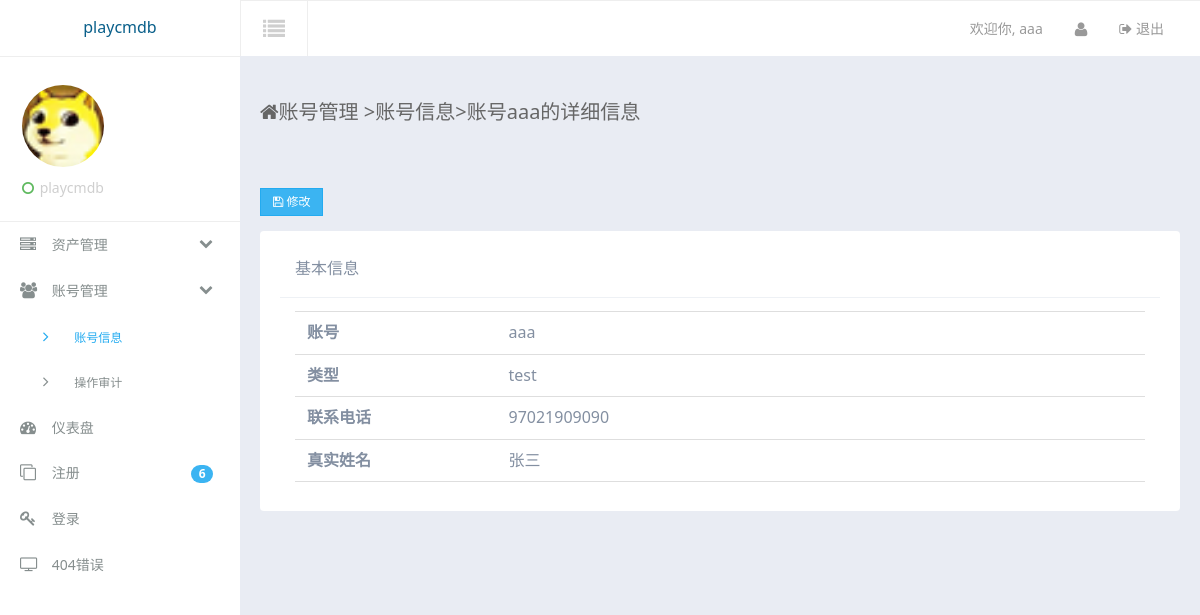
The app's page /accounts/info/ (signed in) with its own data.
### accounts/models.py (models this page shows, shortened)
class UserInfo(models.Model):
    username = models.CharField(max_length=50,verbose_name = u'用户名')
    password = models.CharField(max_length=50,verbose_name = u'密码')
    type = models.ForeignKey('UserType',verbose_name = u'用户类型')
    realname = models.CharField(max_length=20,verbose_name = u'真实姓名')
    telphone = models.CharField(max_length=12,verbose_name = u'用户电话')

class UserType(models.Model):
    typename= models.CharField(max_length=50,verbose_name = u'用户类型名称')
    def __unicode__(self):
        return self.typename

### accounts/views.py (the view)
@is_login_auth
def account_info(request):
    ret = {'UserInfoObj':None,'Side':None,'SideSub':None}
    ret['Side'] = 'accounts'
    ret['SideSub'] = 'info'
    UserInfoObj = UserInfo.objects.get(username=request.session.get('username',None))
    ret['UserInfoObj'] = UserInfoObj
    return render_to_response('accounts/info.html',ret)

### templates/accounts/info.html
{% extends "suit/base.html" %}
{% block content %}
<div class="container-fluid am-cf">
    <div class="row">
        <div class="am-u-sm-12 am-u-md-12 am-u-lg-9">
        	<div class="page-header-heading"><span class="am-icon-home page-header-heading-icon"></span>账号管理 <span class="c-gray en">&gt;</span>账号信息<span class="c-gray en">&gt;</span>账号{{ UserInfoObj.username }}的详细信息</div>
        </div>
    </div>
</div>
<div class="row-content am-cf">
                <div class="row am-cf">
                                <div class="am-u-sm-12 am-u-md-6 am-u-lg-6">
                                    <div class="am-form-group">
                                        <div class="am-btn-toolbar">
                                            <div class="am-btn-group am-btn-group-xs">
                                            	<a href="/accounts/editinfo/{{ UserInfoObj.username }}" class="am-btn am-btn-default am-btn-secondary" role="button"><span class="am-icon-save"></span> 修改</a>
                                            </div>
                                        </div>
                                    </div>
                                </div>
                    <div class="am-u-sm-12 am-u-md-12  am-u-lg-12">
                        <div class="widget am-cf">
                            <div class="widget-head am-cf">
                                <div class="widget-title am-fl">基本信息</div>
                            </div>
                            <div class="widget-body-md widget-body am-fr" >
							<ul class="am-list am-list-static">
							  <li><label class="am-u-sm-3 am-form-label">账号</label>{{ UserInfoObj.username }}</li>
							  <li><label for="user-email" class="am-u-sm-3 am-form-label">类型</label>{{ UserInfoObj.type }}</li>
							  <li><label for="user-email" class="am-u-sm-3 am-form-label">联系电话</label>{{ UserInfoObj.telphone }}</li>
							  <li><label for="user-email" class="am-u-sm-3 am-form-label">真实姓名</label>{{ UserInfoObj.realname }}</li>
							</ul>
                            </div>
                        </div>
                    </div>
                </div>
</div>
{% endblock %}

### templates/suit/base.html (shortened to what this page needs)
<!DOCTYPE html>
<html lang="en">
<head>
    <link rel="stylesheet" href="/static/assets/css/amazeui.min.css" />
    <link rel="stylesheet" href="/static/assets/css/amazeui.datatables.min.css" />
    <link rel="stylesheet" href="/static/assets/css/app.css">
</head>
<body data-type="widgets" class="theme-white">
    <div class="am-g tpl-g">
        <header>
            <div class="am-fl tpl-header-logo">
                <a href="javascript:;">playcmdb</a>
            </div>
            <div class="tpl-header-fluid">
                <div class="am-fl tpl-header-switch-button am-icon-list">
                </div>
                <div class="am-fr tpl-header-navbar">
                    <ul>
                        <li class="am-text-sm tpl-header-navbar-welcome">
                            <a href="javascript:;">欢迎你, <span>{{ UserInfoObj.username }}</span> </a>
                        </li>
                        <li class="am-dropdown" data-am-dropdown>
                            <a href="javascript:;" class="am-dropdown-toggle" data-am-dropdown-toggle>
                                <i class="am-icon-user"></i>
                            </a>
                        </li>
                        <li class="am-text-sm">
                            <a href="/accounts/logout/">
                                <span class="am-icon-sign-out"></span> 退出
                            </a>
                        </li>
                    </ul>
                </div>
            </div>
        </header>
        <div class="left-sidebar">
            <div class="tpl-sidebar-user-panel">
                <div class="tpl-user-panel-slide-toggleable">
                    <div class="tpl-user-panel-profile-picture">
                        <img src="/static/assets/img/favicon.ico" alt="">
                    </div>
                    <span class="user-panel-logged-in-text">
              		<i class="am-icon-circle-o am-text-success tpl-user-panel-status-icon"></i>
					playcmdb
          			</span>
                </div>
            </div>
            <ul class="sidebar-nav">
                <li class="sidebar-nav-link">
                    <a href="javascript:;" class="sidebar-nav-sub-title">
                        <i class="am-icon-server sidebar-nav-link-logo"></i> 资产管理
                        <span class="am-icon-chevron-down am-fr am-margin-right-sm "></span>
                    </a>
                </li>
                <li class="sidebar-nav-link">
                    <a href="javascript:;" class="sidebar-nav-sub-title">
                        <i class="am-icon-group sidebar-nav-link-logo"></i> 账号管理
                        <span class="am-icon-chevron-down am-fr am-margin-right-sm "></span>
                    </a>
                    <ul class="sidebar-nav sidebar-nav-sub" {% ifequal Side "accounts" %} style="display: block;"{% endifequal %}>
                        <li class="sidebar-nav-link">
                            <a href="/accounts/info/" {% ifequal SideSub "info" %} class="sub-active" {% endifequal %}>
                                <span class="am-icon-angle-right sidebar-nav-link-logo"></span> 账号信息
                            </a>
                        </li>
                        <li class="sidebar-nav-link">
                            <a href="/accounts/audit/" {% ifequal SideSub "audit" %} class="sub-active" {% endifequal %}>
                                <span class="am-icon-angle-right sidebar-nav-link-logo"></span> 操作审计
                            </a>
                        </li>
                    </ul>
                </li>
                <li class="sidebar-nav-link">
                    <a href="/dashboard/dashboard/"  {% ifequal Side "dashboard" %} class="active" {% endifequal %}>
                        <i class="am-icon-dashboard sidebar-nav-link-logo"></i> 仪表盘
                    </a>
                </li>
                <li class="sidebar-nav-link">
                    <a href="sign-up.html">
                        <i class="am-icon-clone sidebar-nav-link-logo"></i> 注册
                        <span class="am-badge am-badge-secondary sidebar-nav-link-logo-ico am-round am-fr am-margin-right-sm">6</span>
                    </a>
                </li>
                <li class="sidebar-nav-link">
                    <a href="login.html">
                        <i class="am-icon-key sidebar-nav-link-logo"></i> 登录
                    </a>
                </li>
                <li class="sidebar-nav-link">
                    <a href="404.html">
                        <i class="am-icon-tv sidebar-nav-link-logo"></i> 404错误
                    </a>
                </li>
            </ul>
        </div>
        <div class="tpl-content-wrapper">
			{% block content %}{% endblock %}
        </div>
    </div>
</body>
</html>

### static/assets/css/app.css (style rules this page uses)
ul, li { list-style: none; padding: 0; margin: 0; }
header { z-index: 1200; position: relative; }
.tpl-header-logo { width: 240px; height: 57px; display: table; text-align: center; position: relative; z-index: 1300; }
.tpl-header-logo a { display: table-cell; vertical-align: middle; }
.tpl-header-fluid { margin-left: 240px; height: 56px; padding-left: 20px; padding-right: 20px; }
.tpl-header-switch-button { margin-top: 0px; margin-bottom: 0px; float: left; color: #cfcfcf; margin-left: -20px; margin-right: 0; border: 0; border-radius: 0; padding: 0px 22px; font-size: 22px; line-height: 55px; }
.tpl-header-navbar { color: #fff; }
.tpl-header-navbar li { float: left; }
.tpl-header-navbar a { line-height: 56px; display: block; padding: 0 16px; position: relative; }
.sub-active { color: #fff!important; }
.left-sidebar { transition: all 0.4s ease-in-out; width: 240px; min-height: 100%; padding-top: 57px; position: absolute; z-index: 1104; top: 0; left: 0px; }
.tpl-sidebar-user-panel { padding: 22px; padding-top: 28px; }
.tpl-user-panel-profile-picture { border-radius: 50%; width: 82px; height: 82px; margin-bottom: 10px; overflow: hidden; }
.tpl-user-panel-profile-picture img { width: auto; height: 82px; vertical-align: middle; }
.tpl-user-panel-status-icon { margin-right: 2px; }
.user-panel-logged-in-text { display: block; color: #cfcfcf; font-size: 14px; }
.sidebar-nav { list-style-type: none; padding: 0; margin: 0; }
.sidebar-nav-sub { display: none; }
.sidebar-nav-sub .sidebar-nav-link { font-size: 12px; padding-left: 30px; }
.sidebar-nav-sub .sidebar-nav-link a { font-size: 12px; padding-left: 0; }
.sidebar-nav-sub .sidebar-nav-link-logo { margin-right: 8px; width: 20px; font-size: 16px; }
.sidebar-nav-link-logo-ico { margin-top: 5px; }
.sidebar-nav-link-logo { margin-right: 8px; width: 20px; font-size: 16px; }
.sidebar-nav-link { color: #fff; }
.sidebar-nav-link a { display: block; color: #868E8E; padding: 10px 17px; border-left: #282d2f 3px solid; font-size: 14px; cursor: pointer; }
.tpl-content-wrapper { transition: all 0.4s ease-in-out; position: relative; margin-left: 240px; z-index: 1101; min-height: 922px; border-bottom-left-radius: 3px; }
.container-fluid { margin-top: 0; margin-bottom: 0; padding: 40px 0; border-bottom: 0; padding-left: 20px; padding-right: 20px; }
.row { margin-right: -10px; margin-left: -10px; }
.page-header-heading { font-size: 20px; font-weight: 400; }
.widget { width: 100%; min-height: 148px; margin-bottom: 20px; border-radius: 0; position: relative; }
.widget-head { width: 100%; padding: 15px; }
.widget-title { font-size: 14px; }
.widget-body { padding: 13px 15px; width: 100%; }
.row-content { padding: 20px; }
.widget-body-md { height: 200px; }
.theme-white { background: #e9ecf3; }
.theme-white .sidebar-nav-sub .sidebar-nav-link-logo { margin-left: 10px; }
.theme-white .sub-active { color: #23abf0!important; }
.theme-white .widget-head { border-bottom: 1px solid #eef1f5; }
.theme-white .widget { padding: 10px 20px 13px; background-color: #fff; border-radius: 4px; color: #838FA1; }
.theme-white .widget-title { font-size: 16px; }
.theme-white .page-header-heading { color: #666; }
.theme-white .sidebar-nav-link a { border-left: #fff 3px solid; }
.theme-white .tpl-sidebar-user-panel { background: #fff; border-bottom: 1px solid #eee; }
.theme-white .tpl-content-wrapper { background: #e9ecf3; }
.theme-white .tpl-header-fluid { background: #fff; border-top: 1px solid #eee; }
.theme-white .tpl-header-logo { background: #fff; border-bottom: 1px solid #eee; }
.theme-white .tpl-header-switch-button { background: #fff; border-right: 1px solid #eee; border-left: 1px solid #eee; }
.theme-white .tpl-header-navbar a { color: #999; }
.theme-white .left-sidebar { background: #fff; }
@media screen and (min-width: 641px) { [class*=am-u-] { padding-left: 10px; padding-right: 10px; } }

### records on screen
UserInfo: username "aaa", type "test", telphone "97021909090", realname "张三"
